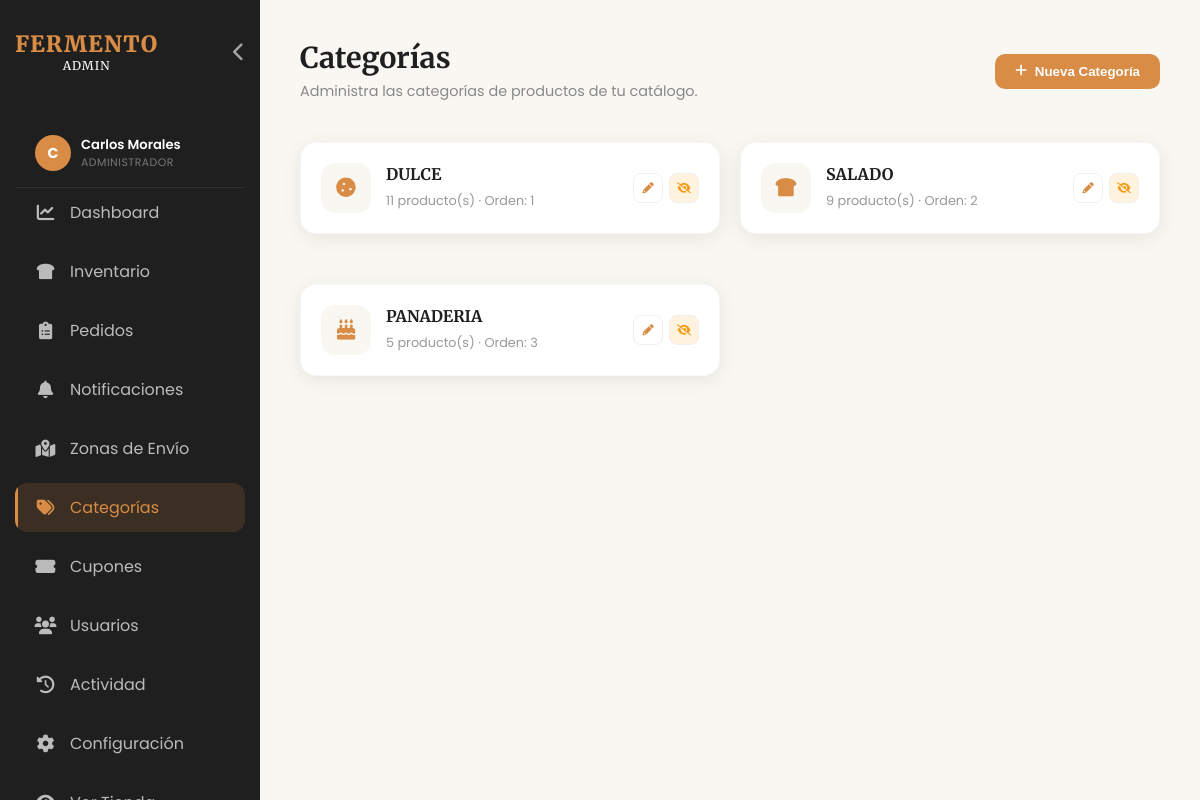
The page /admin/categorias.php (signed in) on the database as committed earlier.
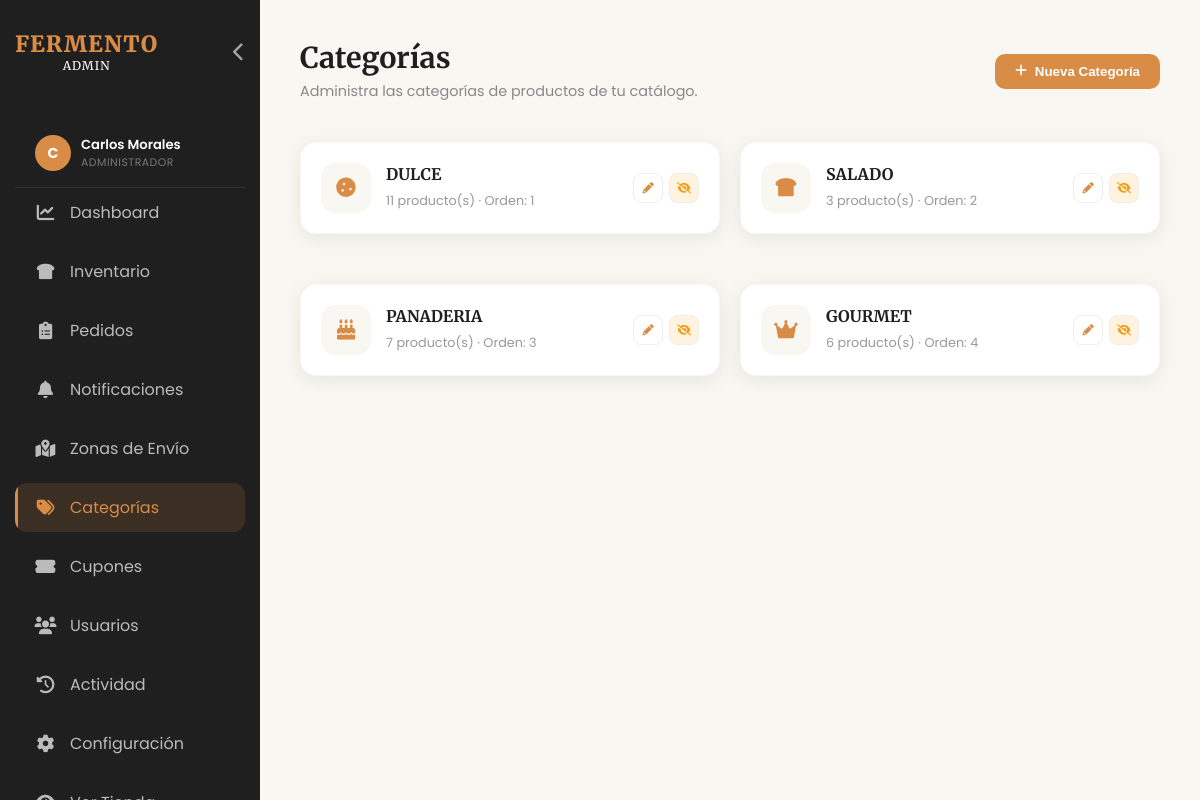
The same page on the database as committed later.
### tables this page shows
CREATE TABLE `categorias` (
  `id`         INT(11)      NOT NULL AUTO_INCREMENT,
  `nombre`     VARCHAR(80)  NOT NULL,
  `icono`      VARCHAR(60)  DEFAULT 'fas fa-bread-slice',
  `orden`      INT(11)      DEFAULT 0,
  `activa`     TINYINT(1)   NOT NULL DEFAULT 1,
  `creado_en`  TIMESTAMP    NOT NULL DEFAULT CURRENT_TIMESTAMP,
  PRIMARY KEY (`id`),
  UNIQUE KEY `uq_categorias_nombre` (`nombre`)
);

### admin/categorias.php (the view, shortened to what this page needs)
<?php
require '../includes/config.php';
include 'includes/admin_header.php';
include 'includes/admin_nav.php';
$categorias = $pdo->query("
    SELECT c.*, COUNT(p.id) as total_productos
    FROM categorias c
    LEFT JOIN productos p ON p.categoria = c.nombre
    GROUP BY c.id
    ORDER BY c.orden ASC, c.nombre ASC
")->fetchAll(PDO::FETCH_ASSOC);
?>
<div class="page-header">
    <div class="page-title">
        <h1>Categorías</h1>
        <p>Administra las categorías de productos de tu catálogo.</p>
    </div>
    <button onclick="toggleModal('crear')" class="btn-new">
        <i class="fas fa-plus"></i> Nueva Categoría
    </button>
</div>
<div style="display:grid;grid-template-columns:repeat(auto-fill, minmax(280px, 1fr));gap:20px;">
    <?php foreach($categorias as $cat): ?>
    <div class="card" style="padding:20px;display:flex;align-items:center;gap:15px;<?php echo !$cat['activa'] ? 'opacity:0.5;' : ''; ?>">
        <div style="width:50px;height:50px;border-radius:14px;background:var(--bg-cream);display:flex;align-items:center;justify-content:center;font-size:1.3rem;color:var(--accent-toast);flex-shrink:0;">
            <i class="<?php echo htmlspecialchars($cat['icono']); ?>"></i>
        </div>
        <div style="flex:1;min-width:0;">
            <h3 style="font-family:'Merriweather';font-size:1rem;margin-bottom:3px;"><?php echo htmlspecialchars($cat['nombre']); ?></h3>
            <span style="font-size:0.8rem;color:#999;"><?php echo $cat['total_productos']; ?> producto(s) · Orden: <?php echo $cat['orden']; ?></span>
        </div>
        <div style="display:flex;gap:6px;flex-shrink:0;">
            <button onclick='editarCat(<?php echo json_encode($cat); ?>)'
                    style="width:30px;height:30px;border-radius:8px;border:1px solid #eee;background:white;cursor:pointer;display:flex;align-items:center;justify-content:center;" title="Editar">
                <i class="fas fa-pencil-alt" style="font-size:0.7rem;color:var(--accent-toast);"></i>
            </button>
            <form method="POST" style="display:inline;">
                <button type="submit" style="width:30px;height:30px;border-radius:8px;border:1px solid #eee;background:<?php echo $cat['activa']?'#fff3e0':'#e8f5e9'; ?>;cursor:pointer;display:flex;align-items:center;justify-content:center;" title="<?php echo $cat['activa']?'Desactivar':'Activar'; ?>">
                    <i class="fas <?php echo $cat['activa']?'fa-eye-slash':'fa-eye'; ?>" style="font-size:0.7rem;color:<?php echo $cat['activa']?'#f39c12':'#27ae60'; ?>;"></i>
                </button>
            </form>
        </div>
    </div>
    <?php endforeach; ?>
</div>
<?php include 'includes/admin_footer.php'; ?>

Rows that differ between the two databases and show on the page:
computed for categorias "SALADO": total_productos "9" → "3"
computed for categorias "PANADERIA": total_productos "5" → "7"
added categorias: nombre "GOURMET", total_productos "6", orden "4", activa 1 (drawn)
